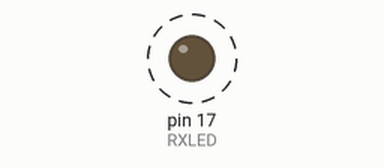
Simulated run of this sketch. Board: Arduino Mega 2560, built with avr-gcc and run on an emulated ATmega2560. Shown: output pins drawn as LEDs (lit = HIGH). Dashed ring = blinking. What the sketch prints to the serial monitor is not drawn.

Above: at 0.5 s.
Timing chart, 0 to 4.6 s (numbered marks = the images above):
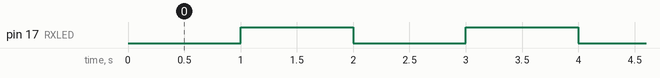

Measured:
- by itself, pin 17 (RXLED): alternates HIGH for 1.0 s and LOW for 1.0 s

The sketch:

blink.ino
```cpp
int RXLED = 17;  // The RX LED has a defined Arduino pin
// The TX LED was not so lucky, we'll need to use pre-defined
// macros (TXLED1, TXLED0) to control that.
// (We could use the same macros for the RX LED too -- RXLED1,
//  and RXLED0.)

void setup()
{
 pinMode(RXLED, OUTPUT);  // Set RX LED as an output
 // TX LED is set as an output behind the scenes

 Serial.begin(9600); //This pipes to the serial monitor
 Serial1.begin(9600); //This is the UART, pipes to sensors attached to board
}

void loop()
{
 Serial.println("Hello world");  // Print "Hello World" to the Serial Monitor
 Serial1.println("Hello!");  // Print "Hello!" over hardware UART

 digitalWrite(RXLED, LOW);   // set the LED on
 delay(1000);              // wait for a second
 digitalWrite(RXLED, HIGH);    // set the LED off
 delay(1000);              // wait for a second
}
```
